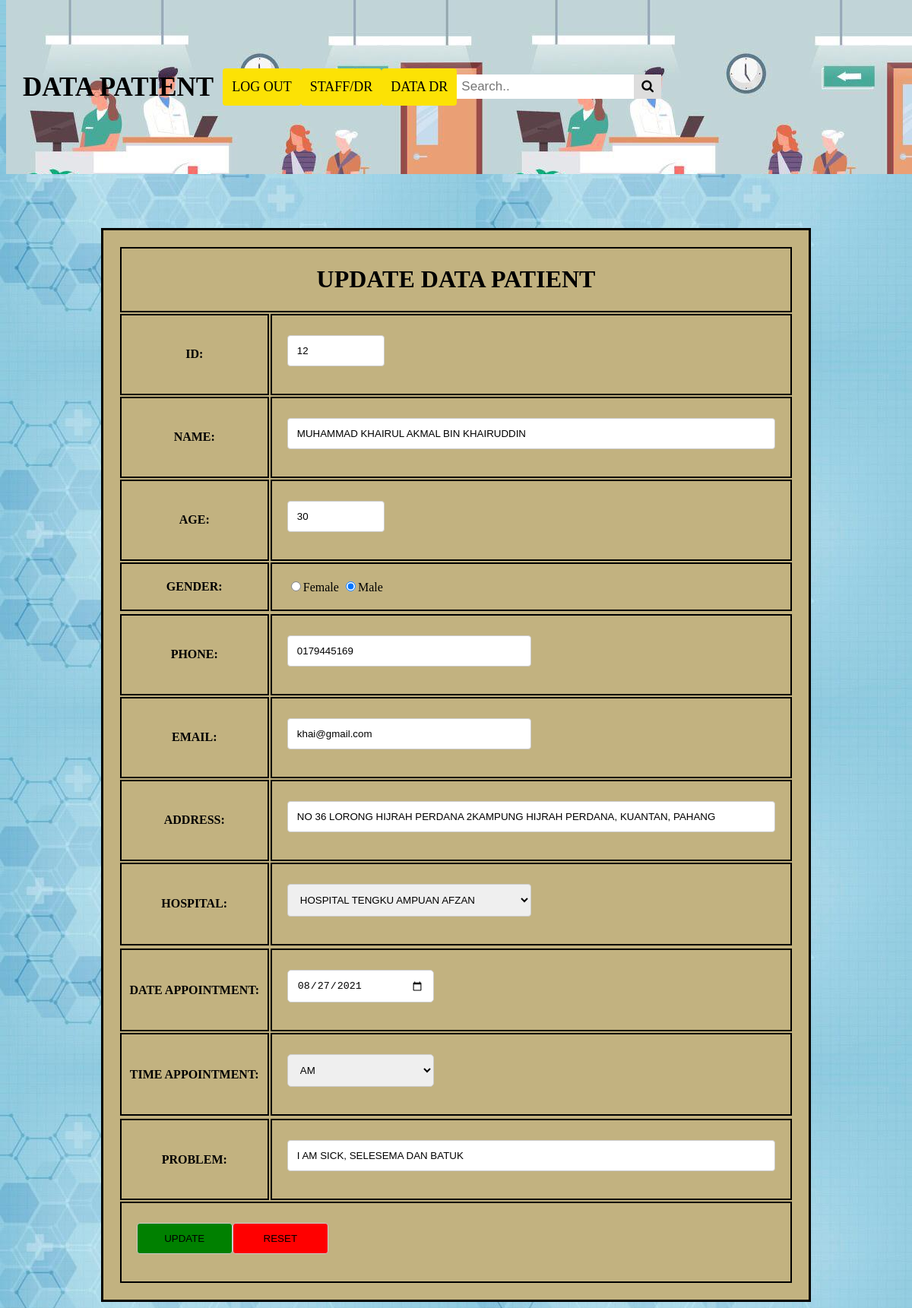
The page /datainputpatient.php?id=12 on the database its author committed.
### tables this page shows
CREATE TABLE `patient` (
  `ID` int(6) NOT NULL,
  `name` varchar(40) NOT NULL,
  `no_ic` varchar(16) NOT NULL,
  `age` int(3) NOT NULL,
  `gender` varchar(1) NOT NULL,
  `no_phone` varchar(12) NOT NULL,
  `email` varchar(30) NOT NULL,
  `address` varchar(100) NOT NULL,
  `hospital` varchar(50) NOT NULL,
  `dateappointment` date NOT NULL,
  `timeappointment` varchar(2) NOT NULL,
  `problem` varchar(200) DEFAULT NULL
);

### datainputpatient.php (the view, shortened to what this page needs)
<!DOCTYPE html>
<head>
        <link rel="stylesheet" type="text/css" href="layoutdatainputpatient.css">
        <link rel="stylesheet" href="https://cdnjs.cloudflare.com/ajax/libs/font-awesome/4.7.0/css/font-awesome.min.css">
</head>
<body>
      <nav id="menu">
            <a href="datapatient.php" id="logo">DATA PATIENT</a>
            <a class="active" href="logoutadmin.php">LOG OUT</a>
            <a class="active" href="admin.php">STAFF/DR</a>
            <a class="active" href="datadr.php">DATA DR</a>
            <div id="menu-right">
			<div class="subnav">
        <div class="search-container">
            <form action="search.php" method="POST">
              <input type="text" placeholder="Search.." name="search">
              <button type="submit" name="keys_submit" ><i class="fa fa-search"></i></button>
            </form>
          </div>
          </div></div>
            </nav>
<?php
include ('connect.php');
$id=$_REQUEST['id'];
$sql = "SELECT * FROM patient where id='".$id."'";
$result = $conn->query($sql);
if ($result->num_rows > 0) {
	while($row = $result->fetch_assoc()) {
	echo "<form method='post' action='updatedatapatient.php'>";
	echo "<table align='center' border='1' ";
	echo "<tr><th class='all'  colspan='2'><center><h1>UPDATE DATA PATIENT</h1></center></th></tr>";
    echo "<tr><th class='all'>ID: </th><td class='allinput'><input type='text' name='p_ID' value='".$row['ID']."' readonly=\"readonly\"</td></tr>";
	echo "<tr><th class='all'>NAME: </th><td class='allinput'><input type='text' name='p_name' value='".$row['name']."'</td></tr>";
    echo "<tr><th class='all'>AGE: </th><td class='allinput'><input type='text' name='p_age' value='".$row['age']."'</td></tr>";
	if ($row['gender']=="female") {
		echo "<tr><th class='all'>GENDER: </th><td class='allinput'><input type='radio' name='p_gender' value=female checked>Female
									   <input type='radio' name='p_gender' value=male>Male </th><tr>";
	}
	else {
		echo "<tr><th class='all'>GENDER: </th><td class='allinput'><input type='radio' name='p_gender' value=female>Female
									   <input type='radio' name='p_gender' value=male checked>Male </th><tr>";
	}
    echo "<tr><th class='all'>PHONE: </th><td class='allinput'><input type='text' name='p_phone' value='".$row['no_phone']."'</td></tr>";
    echo "<tr><th class='all'>EMAIL: </th><td class='allinput'><input type='email' name='p_email' value='".$row['email']."'</td></tr>";
    echo "<tr><th class='all'>ADDRESS: </th><td class='allinput'><input  type='text' name='p_address' value='".$row['address']."'</td></tr>";
    if ($row['hospital']=="HOSPITAL TENGKU AMPUAN AFZAN") {
		echo "<tr><th class='all'>HOSPITAL: </th><td class='allinput'><select id='p_hospital' name='p_hospital'>
									   <option name='p_hospital' value='HOSPITAL TENGKU AMPUAN AFZAN' checked>HOSPITAL TENGKU AMPUAN AFZAN
									   <option name='p_hospital' value='HOSPITAL ALOR GAJAH'>HOSPITAL ALOR GAJAH
                                       <option name='p_hospital' value='HOSPITAL AMPANG'>HOSPITAL AMPANG </select></th><tr>";
    }
    echo "<tr><th class='all'>DATE APPOINTMENT: </th><td class='allinput'><input type='date' name='p_dateappointment' value='".$row['dateappointment']."'</td></tr>";
    if ($row['timeappointment']=="AM") {
		echo "<tr><th class='all'>TIME APPOINTMENT: </th><td class='allinput'><select id='p_timeappointment' name='p_timeappointment'>
									   <option name='p_timeappointment' value=AM checked>AM
									   <option name='p_timeappointment' value=PM >PM </th><tr>";
	}
	else {
		echo "<tr><th class='all'>TIME APPOINTMENT: </th><td class='allinput'><select id='p_timeappointment' name='p_timeappointment'>
										<option name='p_timeappointment' value=AM >AM
                                        <option name='p_timeappointment' value=PM checked>PM </th><tr>";
	}
    echo "<tr><th class='all'>PROBLEM: </th><td class='allinput'><input type='text' name='p_problem' value='".$row['problem']."'</td></tr>";
	echo "<tr><td class='allinput' colspan='2'><input type='submit' name='submit' value='UPDATE'>";
	echo "<input type='reset' name='reset' value='RESET'></td>";
}
echo "</table>";
echo "</form>";
}else {
	echo "0 results";
}
?>
</html>

### layoutdatainputpatient.css (style rules this page uses)
body { background-image: url("image3.jpeg"); }
#menu { overflow: hidden; background-image:url("gambar gerak2.jpeg"); padding: 90px 10px; transition: 0.4s; position: fixed; width: 100%; top: 0; z-index: 99; }
#menu a, .subnav-content a { float: left; color: black; text-align: center; padding: 12px; text-decoration: none; font-size: 18px; line-height: 25px; border-radius: 4px; }
#menu #logo { font-size: 35px; font-weight: bold; transition: 0.4s; }
#menu a.active { background-color: #FCE205; color: black; }
.subnav { float: left; overflow: hidden; }
#menu input[type=text][name=search] { padding: 6px; margin-top: 8px; font-size: 17px; border: none; }
#menu .search-container button { float: right; padding: 6px 10px; margin-top: 8px; margin-right: 16px; background: #ddd; font-size: 17px; border: none; cursor: pointer; }
table { margin-top: 300px; padding: 20px; border:3px solid black; background-color: #C2B280; }
input[type=text][name=p_name] { width: 100%; padding: 12px; border: 1px solid #ccc; border-radius: 4px; box-sizing: border-box; margin-top: 6px; margin-bottom: 16px; resize: vertical; }
input[type=text][name=p_ID],input[type=text][name=p_age] { width: 20%; padding: 12px; border: 1px solid #ccc; border-radius: 4px; box-sizing: border-box; margin-top: 6px; margin-bottom: 16px; resize: vertical; }
input[type=text][name=p_phone],input[type=email][name=p_email],#p_hospital { width: 50%; padding: 12px; border: 1px solid #ccc; border-radius: 4px; box-sizing: border-box; margin-top: 6px; margin-bottom: 16px; resize: vertical; }
input[type=text][name=p_address],input[type=text][name=p_problem] { width: 100%; height:70%; padding: 12px; border: 1px solid #ccc; border-radius: 4px; box-sizing: border-box; margin-top: 6px; margin-bottom: 16px; resize: vertical; }
input[type=date],#p_timeappointment { width: 30%; padding: 12px; border: 1px solid #ccc; border-radius: 5px; box-sizing: border-box; margin-top: 6px; margin-bottom: 16px; resize: vertical; }
input[type=submit] { width: 15%; padding: 12px; border: 1px solid #ccc; border-radius: 4px; box-sizing: border-box; margin-top: 6px; margin-bottom: 16px; resize: vertical; background-color: green; color:black; }
input[type=reset] { width: 15%; padding: 12px; border: 1px solid #ccc; border-radius: 4px; box-sizing: border-box; margin-top: 6px; margin-bottom: 16px; resize: vertical; background-color: red; }
.all { width:20%; border:2px solid black; }
.allinput { width:70%; border:2px solid black; padding:20px; box-sizing: initial; }

### rows shown on the page
patient: p_ID "12", p_name "MUHAMMAD KHAIRUL AKMAL BIN KHAIRUDDIN", p_age "30", p_phone "0179445169", p_email "khai@gmail.com", p_address "NO 36 LORONG HIJRAH PERDANA 2KAMPUNG HIJRAH PERDANA, KUANTAN, PAHANG", p_dateappointment "08/27/2021", p_problem "I AM SICK, SELESEMA DAN BATUK"
